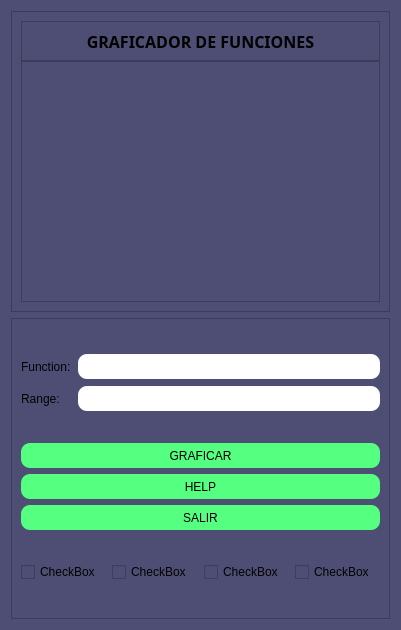
<?xml version="1.0" encoding="UTF-8"?>
<ui version="4.0">
 <class>App</class>
 <widget class="QWidget" name="App">
  <property name="geometry">
   <rect>
    <x>0</x>
    <y>0</y>
    <width>401</width>
    <height>630</height>
   </rect>
  </property>
  <property name="windowTitle">
   <string>App</string>
  </property>
  <property name="styleSheet">
   <string notr="true">background-color: rgb(78, 78, 117);</string>
  </property>
  <layout class="QVBoxLayout" name="verticalLayout">
   <item>
    <widget class="QFrame" name="frame">
     <property name="frameShape">
      <enum>QFrame::StyledPanel</enum>
     </property>
     <property name="frameShadow">
      <enum>QFrame::Raised</enum>
     </property>
     <layout class="QVBoxLayout" name="verticalLayout_2">
      <property name="spacing">
       <number>0</number>
      </property>
      <item>
       <widget class="QFrame" name="frame_4">
        <property name="maximumSize">
         <size>
          <width>16777215</width>
          <height>40</height>
         </size>
        </property>
        <property name="frameShape">
         <enum>QFrame::StyledPanel</enum>
        </property>
        <property name="frameShadow">
         <enum>QFrame::Raised</enum>
        </property>
        <layout class="QVBoxLayout" name="verticalLayout_3">
         <item>
          <widget class="QLabel" name="label">
           <property name="font">
            <font>
             <family>Arial Black</family>
             <pointsize>12</pointsize>
             <weight>75</weight>
             <bold>true</bold>
            </font>
           </property>
           <property name="text">
            <string>GRAFICADOR DE FUNCIONES</string>
           </property>
           <property name="alignment">
            <set>Qt::AlignCenter</set>
           </property>
          </widget>
         </item>
        </layout>
       </widget>
      </item>
      <item>
       <widget class="QFrame" name="frame_3">
        <property name="frameShape">
         <enum>QFrame::StyledPanel</enum>
        </property>
        <property name="frameShadow">
         <enum>QFrame::Raised</enum>
        </property>
        <layout class="QVBoxLayout" name="verticalLayout_5">
         <item>
          <layout class="QVBoxLayout" name="verticalLayout_4"/>
         </item>
        </layout>
       </widget>
      </item>
     </layout>
    </widget>
   </item>
   <item>
    <widget class="QFrame" name="frame_2">
     <property name="frameShape">
      <enum>QFrame::StyledPanel</enum>
     </property>
     <property name="frameShadow">
      <enum>QFrame::Raised</enum>
     </property>
     <layout class="QVBoxLayout" name="verticalLayout_9">
      <item>
       <layout class="QGridLayout" name="gridLayout">
        <property name="topMargin">
         <number>0</number>
        </property>
        <property name="bottomMargin">
         <number>0</number>
        </property>
        <property name="spacing">
         <number>7</number>
        </property>
        <item row="1" column="0">
         <widget class="QLabel" name="label_3">
          <property name="styleSheet">
           <string notr="true">font: 63 8pt &quot;Bahnschrift SemiBold SemiConden&quot;;</string>
          </property>
          <property name="text">
           <string>Range:</string>
          </property>
         </widget>
        </item>
        <item row="0" column="0">
         <widget class="QLabel" name="label_2">
          <property name="styleSheet">
           <string notr="true">font: 63 8pt &quot;Bahnschrift SemiBold SemiConden&quot;;</string>
          </property>
          <property name="text">
           <string>Function:</string>
          </property>
         </widget>
        </item>
        <item row="0" column="1">
         <widget class="QLineEdit" name="lineEdit">
          <property name="styleSheet">
           <string notr="true">background-color: rgb(255, 255, 255);
border-radius:9px;
height: 25;</string>
          </property>
         </widget>
        </item>
        <item row="1" column="1">
         <widget class="QLineEdit" name="lineEdit_2">
          <property name="styleSheet">
           <string notr="true">background-color: rgb(255, 255, 255);
border-radius:9px;
height: 25;</string>
          </property>
         </widget>
        </item>
       </layout>
      </item>
      <item>
       <layout class="QVBoxLayout" name="verticalLayout_7">
        <item>
         <widget class="QPushButton" name="pushButton">
          <property name="styleSheet">
           <string notr="true">background-color: rgb(85, 255, 127);
border-radius: 9px;
border-color: rgb(255, 85, 0);
color: rgb(0, 0, 0);
height: 25,;
</string>
          </property>
          <property name="text">
           <string>GRAFICAR</string>
          </property>
         </widget>
        </item>
        <item>
         <widget class="QPushButton" name="pushButton_3">
          <property name="styleSheet">
           <string notr="true">background-color: rgb(85, 255, 127);
border-radius: 9px;
border-color: rgb(255, 85, 0);
color: rgb(0, 0, 0);
height: 25,;
</string>
          </property>
          <property name="text">
           <string>HELP</string>
          </property>
         </widget>
        </item>
        <item>
         <widget class="QPushButton" name="pushButton_2">
          <property name="styleSheet">
           <string notr="true">background-color: rgb(85, 255, 127);
border-radius: 9px;
border-color: rgb(255, 85, 0);
color: rgb(0, 0, 0);
height: 25,;
</string>
          </property>
          <property name="text">
           <string>SALIR</string>
          </property>
         </widget>
        </item>
       </layout>
      </item>
      <item>
       <layout class="QHBoxLayout" name="horizontalLayout_2">
        <item>
         <widget class="QCheckBox" name="checkBox_4">
          <property name="text">
           <string>CheckBox</string>
          </property>
         </widget>
        </item>
        <item>
         <widget class="QCheckBox" name="checkBox_3">
          <property name="text">
           <string>CheckBox</string>
          </property>
         </widget>
        </item>
        <item>
         <widget class="QCheckBox" name="checkBox_2">
          <property name="text">
           <string>CheckBox</string>
          </property>
         </widget>
        </item>
        <item>
         <widget class="QCheckBox" name="checkBox">
          <property name="text">
           <string>CheckBox</string>
          </property>
         </widget>
        </item>
       </layout>
      </item>
     </layout>
    </widget>
   </item>
  </layout>
 </widget>
 <resources/>
 <connections/>
</ui>
